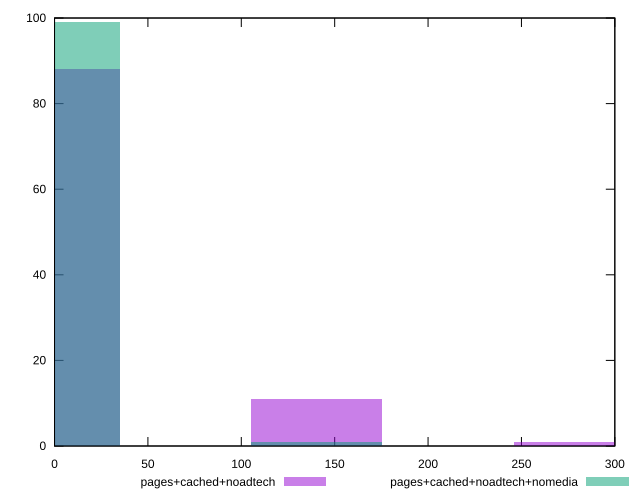

Write gnuplot code to recreate this figure.
reset

$pagesCachedNoadtech <<EOF
0 88
140.4381273108255 11
280.876254621651 1
EOF

$pagesCachedNoadtechNomedia <<EOF
0 99
140.4381273108255 1
EOF

set key outside below
set boxwidth 70.21906365541275
set xrange [0:300]
set yrange [0:100]
set trange [0:100]
set style fill transparent solid 0.5 noborder
set terminal svg size 640, 500 enhanced background rgb 'white'
set output "report_00017_2021-02-10T15-08-03.406Z/unminified-javascript/comparison/histogram/2_vs_3.svg"

plot $pagesCachedNoadtech title "pages+cached+noadtech" with boxes, \
     $pagesCachedNoadtechNomedia title "pages+cached+noadtech+nomedia" with boxes

reset
